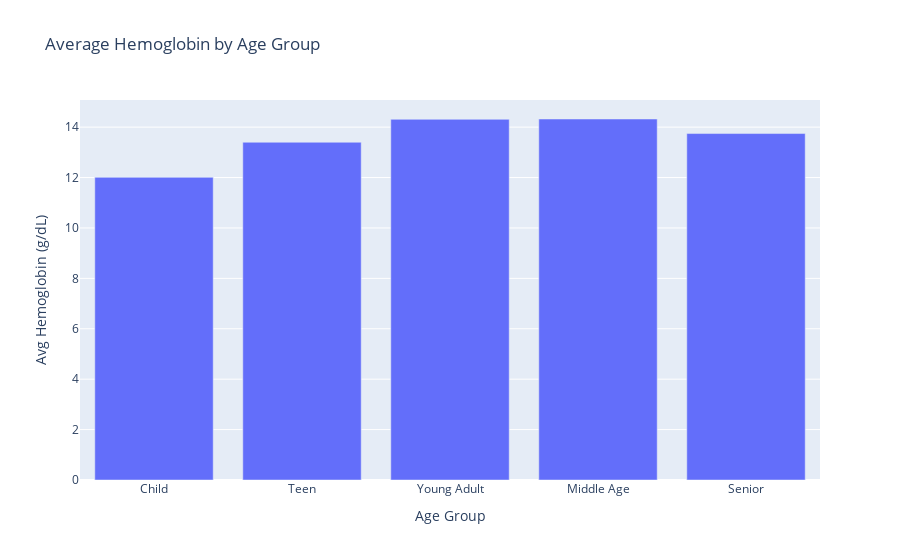

Write notebook code for a chart like this one.
### Code cell
# Define age bins and labels
bins = [0, 12, 18, 40, 60, 100]
labels = ['Child', 'Teen', 'Young Adult', 'Middle Age', 'Senior']
data['age_group'] = pd.cut(data['age'], bins=bins, labels=labels)

# Group and calculate average hemoglobin
age_group_avg = data.groupby('age_group', observed=True)['hemoglobin'].mean().reset_index()

# Create bar plot
bar_fig = px.bar(
    age_group_avg,
    x='age_group',
    y='hemoglobin',
    title='Average Hemoglobin by Age Group',
    labels={'age_group': 'Age Group', 'hemoglobin': 'Avg Hemoglobin (g/dL)'}
)
bar_fig.show()

### Figure 1 — Plotly figure (JSON) as saved in the notebook; plotly's stock layout.template omitted (floating-point values rounded to 4 significant figures)
{"data": [{"alignmentgroup": "True", "hovertemplate": "Age Group=%{x}<br>Avg Hemoglobin (g/dL)=%{y}<extra></extra>", "legendgroup": "", "marker": {"color": "#636efa", "pattern": {"shape": ""}}, "name": "", "offsetgroup": "", "orientation": "v", "showlegend": false, "textposition": "auto", "type": "bar", "x": ["Child", "Teen", "Young Adult", "Middle Age", "Senior"], "xaxis": "x", "y": [12.01, 13.4, 14.31, 14.32, 13.75], "yaxis": "y"}], "layout": {"barmode": "relative", "legend": {"tracegroupgap": 0}, "title": {"text": "Average Hemoglobin by Age Group"}, "xaxis": {"anchor": "y", "domain": [0, 1], "title": {"text": "Age Group"}}, "yaxis": {"anchor": "x", "domain": [0, 1], "title": {"text": "Avg Hemoglobin (g/dL)"}}}}
